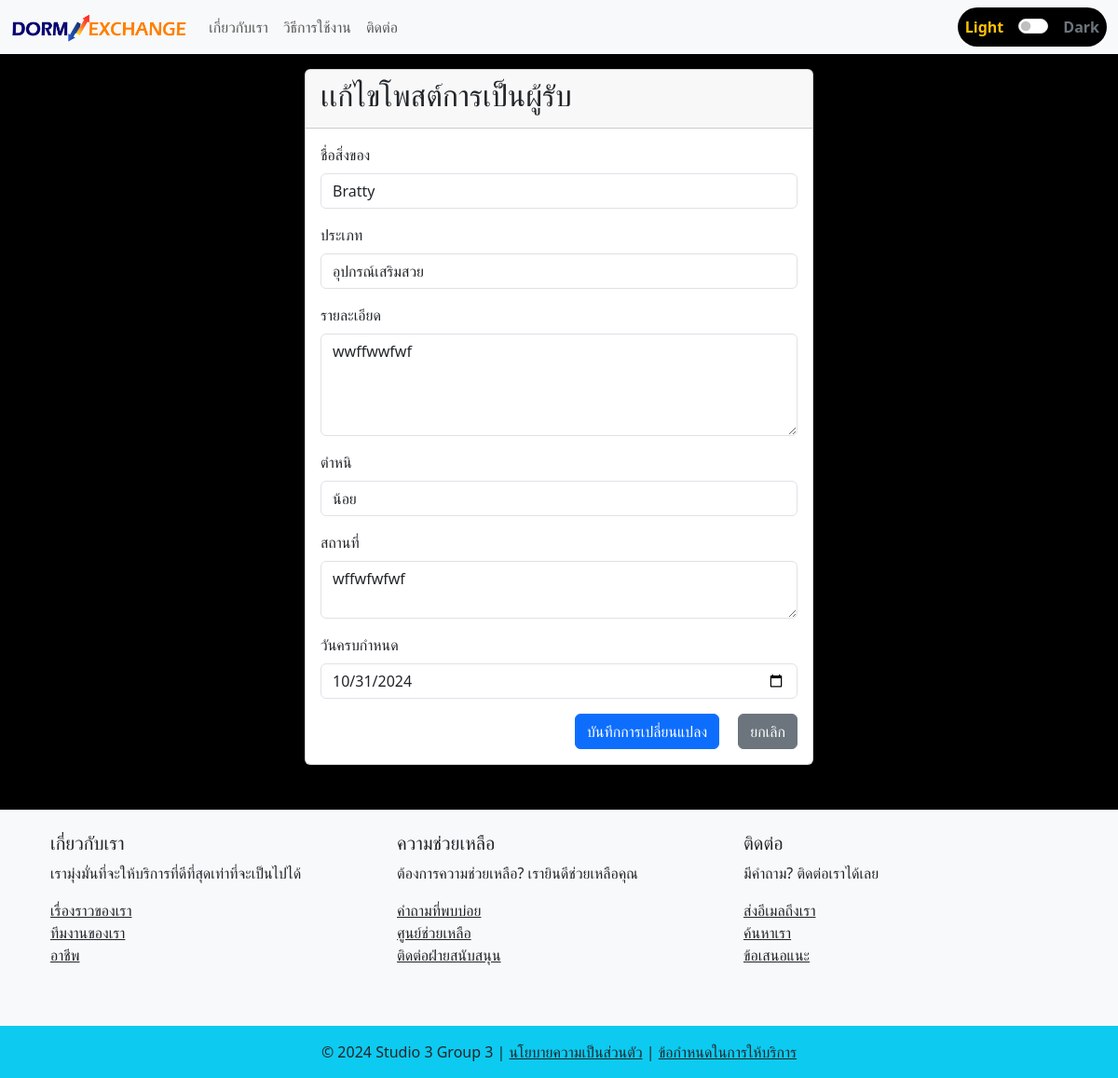
/edit_receiver_post/39/ (signed in), run on the app's committed database.
### myapp/models.py (models this page shows, shortened)
class PostReceiver(models.Model):
    post_ID = models.AutoField(primary_key=True)
    stuff_name = models.CharField(max_length=50)
    categories = models.CharField(max_length=50, choices=CATEGORIES)
    description = models.TextField()
    defect = models.CharField(max_length=50, choices=DEFECT)
    user_profile = models.ForeignKey(UserProfile, on_delete=models.CASCADE)
    place = models.TextField()
    date_limit = models.DateField()
    created_at = models.DateTimeField(default=timezone.now)
    updated_at = models.DateTimeField(auto_now=True)
    is_matched = models.BooleanField(default=False)
    is_confirm = models.BooleanField(default=False)

### myapp/views.py (the view)
# urls.py: path('edit_receiver_post/<int:post_ID>/', views.edit_receiver_post, name='edit_receiver_post'),
@login_required
def edit_receiver_post(request, post_ID):
    post = get_object_or_404(PostReceiver, post_ID=post_ID)
    user_profile = get_object_or_404(UserProfile, user=request.user)
    if request.method == 'POST':
        form = PostReceiverForm(request.POST, request.FILES, instance=post)
        if form.is_valid():
            form.save()
            return redirect('post_history', profile_id=user_profile.id)
    else:
        form = PostReceiverForm(instance=post)
    return render(request, 'myweb/edit_receiver_post.html', {
        'form': form,
        'post': post,
        'user_profile': user_profile  # Make sure user_profile is available in the template
    })

### myapp/forms.py (shortened to what this page needs)
class PostReceiverForm(forms.ModelForm):
    class Meta:
        model = PostReceiver
        fields = ['stuff_name', 'categories', 'description', 'defect', 'place', 'date_limit']
        widgets = {
            'stuff_name': forms.TextInput(attrs={'class': 'form-control'}),
            'categories': forms.Select(attrs={'class': 'form-control'}),
            'description': forms.Textarea(attrs={'class': 'form-control', 'rows': 4}),
            'defect': forms.Select(attrs={'class': 'form-control'}),
            'place': forms.Textarea(attrs={'class': 'form-control', 'rows': 2}),
            'date_limit': forms.DateInput(attrs={'class': 'form-control', 'type': 'date'}),
        }

### myapp/templates/myweb/edit_receiver_post.html (shortened to what this page needs)
{% extends 'myweb/base.html' %}
{% block background_style %}
background-color: rgba(0, 0, 0);
{% endblock %}
{% load static %}
{% block content %}
<div class="row justify-content-center">
    <div class="col-lg-6 col-md-8 col-sm-10">
        <div class="card mt-3">
            <div class="card-header">
                <h2>เเก้ไขโพสต์การเป็นผู้รับ</h2>
            </div>
            <div class="card-body">
                <form method="POST" enctype="multipart/form-data">
                        <div class="col-12 mb-3">
                            <label for="stuff_name" class="form-label">ชื่อสิ่งของ</label>
                            {{ form.stuff_name }}
                        </div>
                        <div class="col-12 mb-3">
                            <label for="categories" class="form-label">ประเภท</label>
                            {{ form.categories }}
                        </div>
                        <div class="row">
                            <div class="col-12 mb-3">
                                <label for="description" class="form-label">รายละเอียด</label>
                                {{ form.description }}
                            </div>
                        </div>
                        <div class="row">
                            <div class="col-12 mb-3">
                                <label for="defect" class="form-label">ตำหนิ</label>
                                {{ form.defect }}
                            </div>
                            <div class="col-12 mb-3">
                                <label for="place" class="form-label">สถานที่</label>
                                {{ form.place }}
                            </div>
                        </div>
                        <div class="row">
                            <div class="col-12 mb-3">
                                <label for="date_limit" class="form-label">วันครบกำหนด</label>
                                {{ form.date_limit }}
                            </div>
                        </div>
                        <div class="text-end">
                            <button type="submit" class="btn btn-primary">บันทึกการเปลี่ยนแปลง</button>
                            <a href="{% url 'post_history' user_profile.id %}" class="btn btn-secondary ms-3">ยกเลิก</a>
                        </div>
                    </div>
            </div>
        </div>
    </div>
</div>
{% endblock %}

### myapp/templates/myweb/base.html (style rules this page uses)
body { transition: background-color 0.6s ease, color 0.6s ease; }
a { transition: color 0.5s ease; }

### data on the page
PostReceiver: stuff_name "Bratty", categories "อุปกรณ์เสริมสวย", description "wwffwwfwf", defect "น้อย", place "wffwfwfwf", date_limit "10/31/2024"
